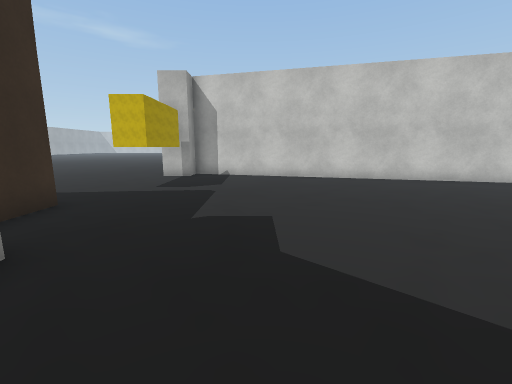
View 1 (above)

12 first-person views from a walk through a Unity game level. The camera is 1.3 m above the floor, tilts 10° down and sees 90° across. The floor is counted in squares, 1 m on a side. Each view is taken from the middle of a square. On the plan, view 1 faces up. The plan holds only what a view shows up to about 13 squares ahead; the rest is blank. The place goes on beyond the plan. The player character is not drawn. Some surface patterns are stand-ins.

View 2
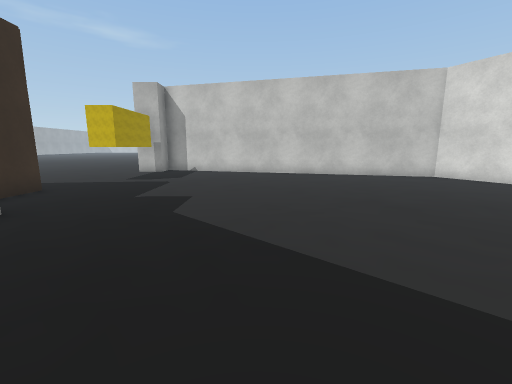

View 3
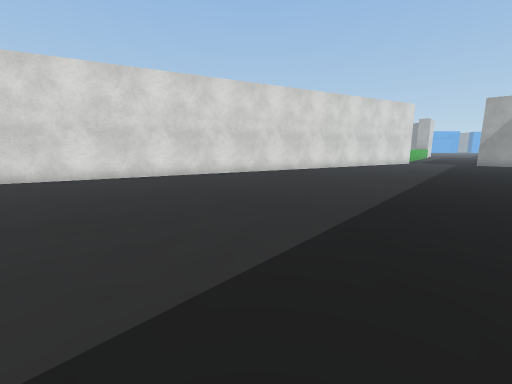

View 4
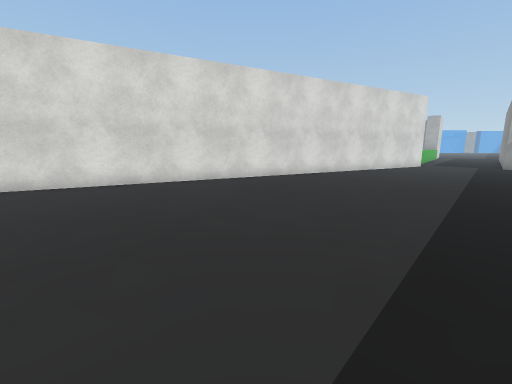

View 5
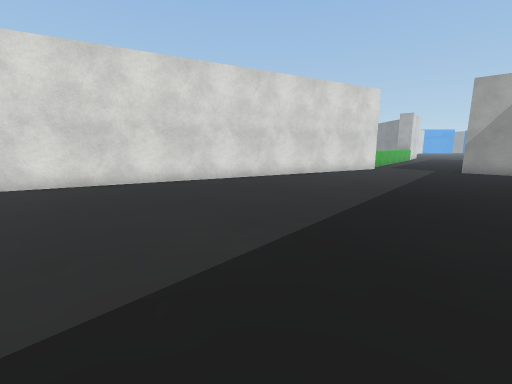

View 6
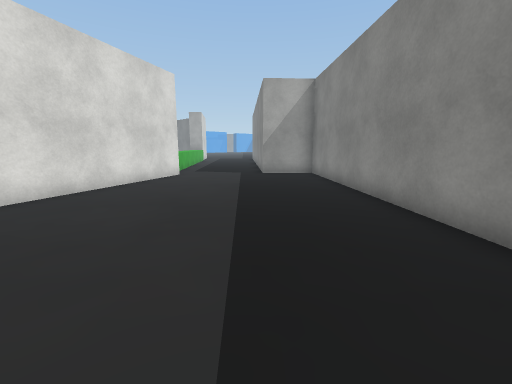

View 7
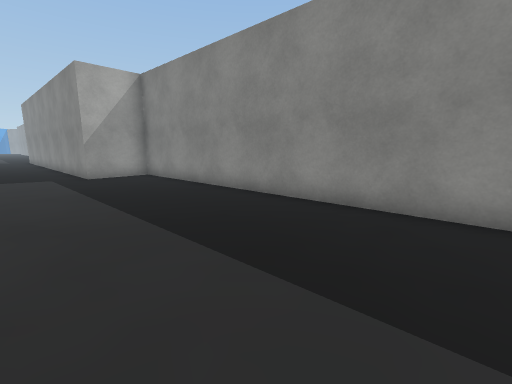

View 8
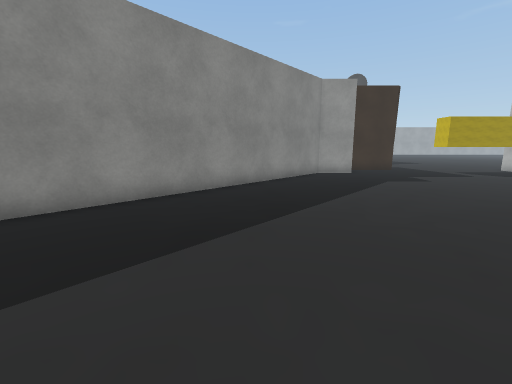

View 9
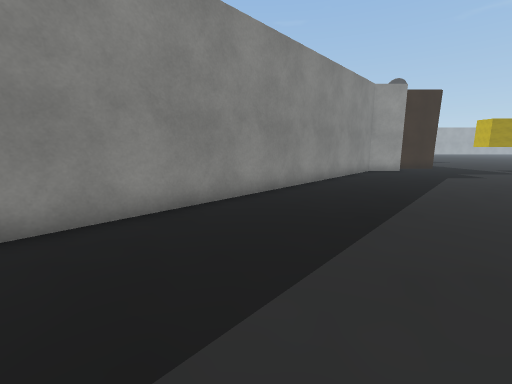

View 10
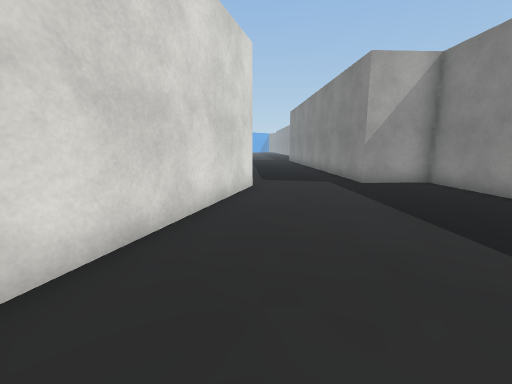

View 11
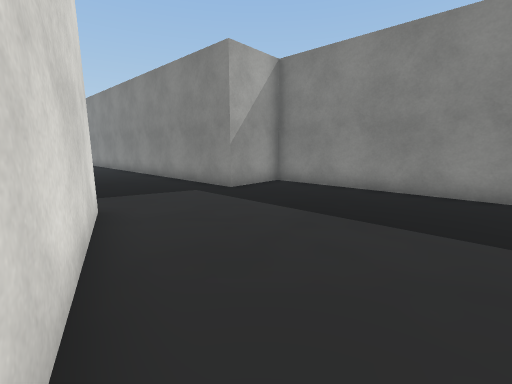

View 12
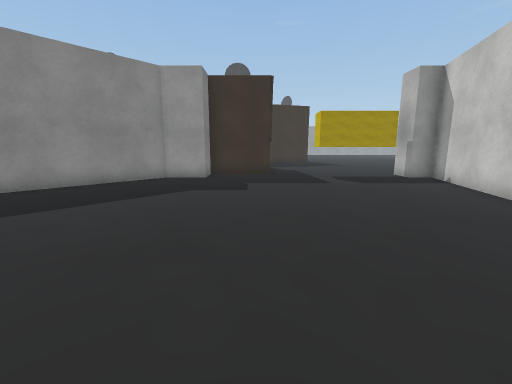

### Floor plan
Points are (right, up) in squares from view 1. A wall is a line through its corners. A room is listed if a view was taken in it or the views show most of it. See-through windows are left out.
Room 1 (views 1, 2, 3, 4, 5, 6, 7, 8, 9, 10, 11, 12)
walls: (-4.5, 4.1) (-4.5, 2.9) (-3, 2.9) (-3, 1.2) (17.1, -17.1) (18.8, -15.3) (21.2, -17.5); (-3, 11.6) (-4.2, 11.6); (21.2, -12) (9.8, 9.2) (-3, 12.6)
objects: other object (-4, 8) to (-3, 11)

Where each view was taken, in squares from view 1:
view 1: 0 up, 0 right, facing up
view 2: 2 down, 2 right, facing up
view 3: 0 up, 1 right, facing right
view 4: 1 down, 4 right, facing right
view 5: 5 down, 6 right, facing right
view 6: 6 down, 10 right, facing down-right
view 7: 5 down, 12 right, facing down
view 8: 2 down, 10 right, facing left
view 9: 5 down, 11 right, facing left
view 10: 6 down, 15 right, facing down-right
view 11: 7 down, 18 right, facing down
view 12: 5 up, 8 right, facing left
